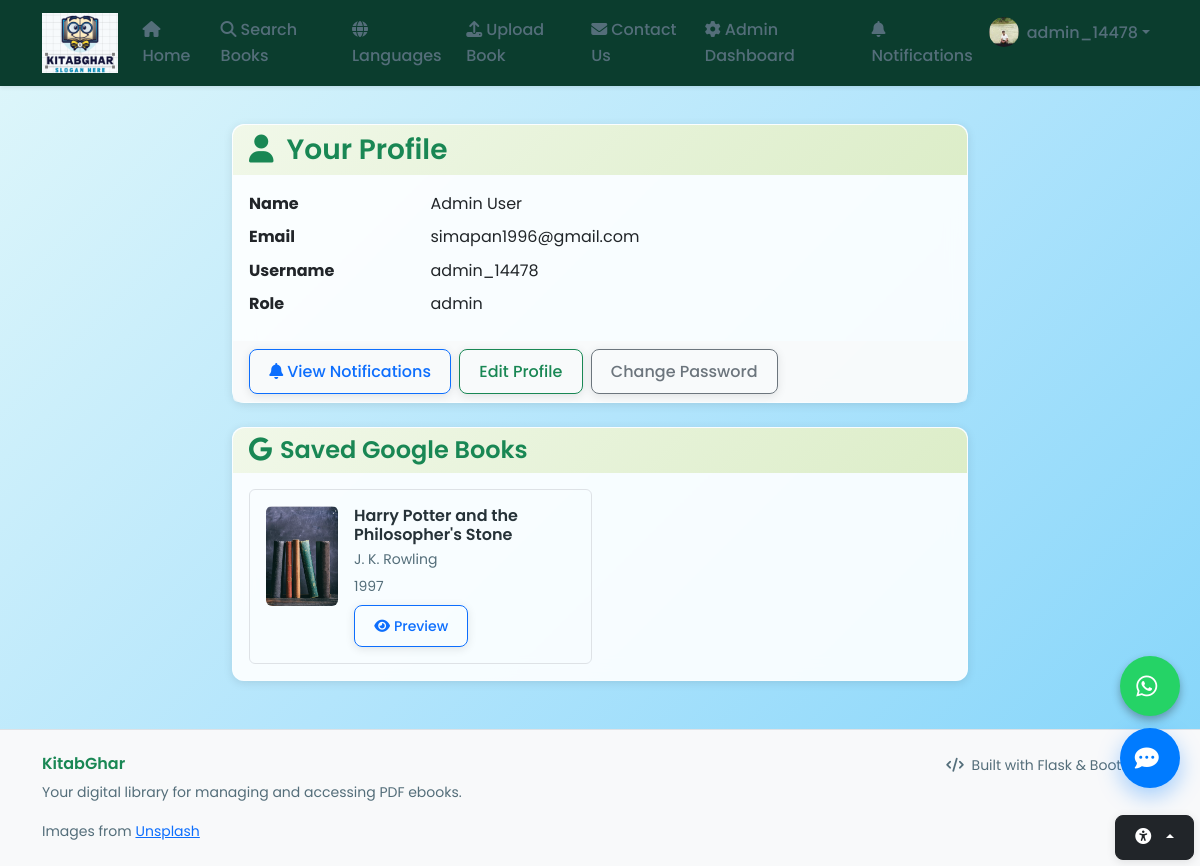
/auth/profile (signed in), run on the app's committed database.
### models.py (models this page shows, shortened)
class User(UserMixin, db.Model):
    id = db.Column(db.Integer, primary_key=True)
    username = db.Column(db.String(80), unique=True, nullable=False, index=True)
    email = db.Column(db.String(120), unique=True, nullable=False, index=True)
    password_hash = db.Column(db.String(256), nullable=False)
    role = db.Column(db.String(20), nullable=False, default='user')  # admin, user
    first_name = db.Column(db.String(50), nullable=True)
    last_name = db.Column(db.String(50), nullable=True)
    profile_image = db.Column(db.String(255), nullable=True)  # New field for profile image filename
    created_date = db.Column(db.DateTime, default=datetime.utcnow)
    last_login = db.Column(db.DateTime, nullable=True)
    is_active = db.Column(db.Boolean, default=True)
    uploaded_books = db.relationship('Ebook', backref='uploader', lazy=True, foreign_keys='Ebook.uploaded_by')
    def get_full_name(self):
        if self.first_name and self.last_name:
            return f"{self.first_name} {self.last_name}"
        return self.username

class SavedBook(db.Model):
    id = db.Column(db.Integer, primary_key=True)
    user_id = db.Column(db.Integer, db.ForeignKey('user.id'), nullable=False, index=True)
    google_books_id = db.Column(db.String(255), nullable=False, index=True)  # Google Books API ID
    title = db.Column(db.String(500), nullable=False)
    author = db.Column(db.String(500), nullable=True)
    thumbnail_url = db.Column(db.String(1000), nullable=True)
    preview_link = db.Column(db.String(1000), nullable=True)
    published_year = db.Column(db.String(10), nullable=True)
    saved_at = db.Column(db.DateTime, default=datetime.utcnow, nullable=False)
    user = db.relationship('User', backref=db.backref('saved_books', lazy=True))
    __table_args__ = (db.UniqueConstraint('user_id', 'google_books_id', name='uq_user_google_book'),)

### auth.py (the view)
@auth.route('/profile')
@login_required
def profile():
    return render_template('auth/profile.html')

### app.py (called while the page is built)
@login_manager.user_loader
def load_user(user_id):
    from models import User
    return User.query.get(int(user_id))

### templates/auth/profile.html (shortened to what this page needs)
{% extends "base.html" %}
{% block content %}
<div class="row justify-content-center">
  <div class="col-lg-8">
    <div class="card">
      <div class="card-header">
        <h3 class="text-success mb-0"><i class="fas fa-user"></i> Your Profile</h3>
      </div>
      <div class="card-body">
        <dl class="row mb-0">
          <dt class="col-sm-3">Name</dt>
          <dd class="col-sm-9">{{ current_user.get_full_name() }}</dd>
          <dt class="col-sm-3">Email</dt>
          <dd class="col-sm-9">{{ current_user.email }}</dd>
          <dt class="col-sm-3">Username</dt>
          <dd class="col-sm-9">{{ current_user.username }}</dd>
          <dt class="col-sm-3">Role</dt>
          <dd class="col-sm-9">{{ current_user.role }}</dd>
        </dl>
      </div>
      <div class="card-footer d-flex gap-2">
        <a href="{{ url_for('notifications') }}" class="btn btn-outline-primary">
          <i class="fas fa-bell me-1"></i>View Notifications
          {% set unread_count = current_user.notifications|selectattr('is_read', 'equalto', False)|list|length %}
        </a>
        <a href="{{ url_for('auth.edit_profile') }}" class="btn btn-outline-success">Edit Profile</a>
        <a href="{{ url_for('auth.change_password') }}" class="btn btn-outline-secondary">Change Password</a>
      </div>
    </div>
    <div class="card mt-4">
      <div class="card-header">
        <h4 class="text-success mb-0"><i class="fab fa-google me-2"></i>Saved Google Books</h4>
      </div>
      <div class="card-body">
        {% if current_user.saved_books %}
        <div class="row g-3">
          {% for book in current_user.saved_books %}
          <div class="col-md-6">
            <div class="d-flex gap-3 border rounded p-3 h-100">
              <img src="{{ book.thumbnail_url or url_for('static', filename='images/recent_add.jpg') }}"
                   alt="{{ book.title }}"
                   class="rounded"
                   style="width: 72px; height: 100px; object-fit: cover;"
                   onerror="this.onerror=null;this.src='{{ url_for('static', filename='images/recent_add.jpg') }}';">
              <div class="flex-grow-1">
                <h6 class="mb-1">{{ book.title }}</h6>
                {% if book.author %}
                <p class="text-muted small mb-1">{{ book.author }}</p>
                {% endif %}
                {% if book.published_year %}
                <p class="text-muted small mb-2">{{ book.published_year }}</p>
                {% endif %}
                {% if book.preview_link %}
                <a href="{{ book.preview_link }}" class="btn btn-outline-primary btn-sm" target="_blank" rel="noopener noreferrer">
                  <i class="fas fa-eye me-1"></i>Preview
                </a>
                {% endif %}
              </div>
            </div>
          </div>
          {% endfor %}
        </div>
        {% else %}
        <p class="text-muted mb-0">No Google Books saved yet.</p>
        {% endif %}
      </div>
    </div>
  </div>
</div>
{% endblock %}

### templates/base.html (shortened to what this page needs)
<!DOCTYPE html>
<html lang="en" data-bs-theme="light">
<head>
    <link href="https://cdn.jsdelivr.net/npm/bootstrap@5.3.2/dist/css/bootstrap.min.css" rel="stylesheet">
    <link rel="stylesheet" href="https://cdnjs.cloudflare.com/ajax/libs/font-awesome/6.4.0/css/all.min.css">
    <link rel="stylesheet" href="{{ url_for('static', filename='css/custom.css') }}">
    <link rel="stylesheet" href="{{ url_for('static', filename='css/style.css') }}">
</head>
<body>
    <nav class="navbar navbar-expand-lg navbar-dark shadow-sm border-bottom sticky-top" role="navigation" aria-label="Main Navigation">
        <div class="container">
    <a class="navbar-brand" href="{{ url_for('home') }}">
        <img src="{{ url_for('static', filename='images/logo.png') }}" alt="KitabGhar Logo" style="height: 60px; object-fit: contain;">
    </a>
            <div class="collapse navbar-collapse justify-content-between" id="navbarNav">
                <ul class="navbar-nav">
                    <li class="nav-item">
                        <a class="nav-link {% if request.endpoint == 'home' %}active{% endif %}" href="{{ url_for('home') }}">
                            <i class="fas fa-home me-1"></i>Home
                        </a>
                    </li>
                    <li class="nav-item">
                        <a class="nav-link {% if request.endpoint == 'browse' %}active{% endif %}" href="{{ url_for('browse') }}">
                            <i class="fas fa-search me-1"></i>Search Books
                        </a>
                    </li>
                    <li class="nav-item">
                        <a class="nav-link {% if request.endpoint == 'languages' %}active{% endif %}" href="{{ url_for('languages') }}">
                            <i class="fas fa-globe me-1"></i>Languages
                        </a>
                    </li>
                    <li class="nav-item">
                        <a class="nav-link {% if request.endpoint == 'upload' %}active{% endif %}" href="{{ url_for('upload') }}">
                            <i class="fas fa-upload me-1"></i>Upload Book
                        </a>
                    </li>
                    <li class="nav-item">
                        <a class="nav-link {% if request.endpoint == 'contact' %}active{% endif %}" href="{{ url_for('contact') }}">
                            <i class="fas fa-envelope me-1"></i>Contact Us
                        </a>
                    </li>
                    {% if session.get("role") == 'admin' %}
                    <li class="nav-item">
                        <a class="nav-link {% if request.endpoint == 'admin_dashboard' %}active{% endif %}" href="{{ url_for('admin_dashboard') }}">
                            <i class="fas fa-cog me-1"></i>Admin Dashboard
                        </a>
                    </li>
                    {% endif %}
                </ul>
                <ul class="navbar-nav ms-7">
                    {% if current_user.is_authenticated %}
                    <li class="nav-item">
                        <a class="nav-link" href="{{ url_for('notifications') }}">
                            <i class="fas fa-bell me-1"></i>Notifications
                            {% set unread_count = current_user.notifications|selectattr('is_read', 'equalto', False)|list|length %}
                        </a>
                    </li>
                    <li class="nav-item dropdown">
                        <a class="nav-link dropdown-toggle d-flex align-items-center" href="#" id="userDropdown" role="button" data-bs-toggle="dropdown" aria-expanded="false">
                            {% if current_user.profile_image %}
                            <img src="{{ url_for('static', filename='uploads/' + current_user.profile_image) }}" alt="Profile" class="rounded-circle me-2" style="width: 30px; height: 30px;" onerror="this.onerror=null;this.src='{{ url_for('static', filename='images/profile_placeholder.png') }}';">
                            {% endif %}
                            {{ current_user.username }}
                        </a>
                    </li>
                    {% endif %}
                </ul>
            </div>
        </div>
    </nav>
    <div class="accessibility-toolbar">
        <div class="btn-group dropup">
            <button class="btn btn-dark dropdown-toggle" data-bs-toggle="dropdown" aria-expanded="false" aria-label="Accessibility settings">
                <i class="fas fa-universal-access"></i>
            </button>
        </div>
    </div>
    <main class="container my-4">
        {% block content %}{% endblock %}
    </main>
    <footer class="bg-light border-top mt-5 py-4">
        <div class="container">
            <div class="row">
                <div class="col-md-6">
                    <h6 class="text-success">KitabGhar</h6>
                    <p class="text-muted small">Your digital library for managing and accessing PDF ebooks.</p>
                    <p class="text-muted small mb-0">Images from <a href="https://unsplash.com" target="_blank" rel="noopener">Unsplash</a></p>
                </div>
                <div class="col-md-6 text-md-end">
                    <p class="text-muted small mb-0">
                        <i class="fas fa-code me-1"></i>
                        Built with Flask & Bootstrap
                    </p>
                </div>
            </div>
        </div>
    </footer>
    <button id="chat-toggle" type="button" aria-label="Open chat assistant" aria-expanded="false">
        <i class="fas fa-comment-dots" aria-hidden="true"></i>
    </button>
    <a href="https://wa.me/916294308707?text=Hello%20KitabGhar%2C%20I%20need%20help%20with%20the%20library."
       class="whatsapp-float"
       target="_blank"
       rel="noopener noreferrer"
       aria-label="Chat with us on WhatsApp"
       title="Chat with us on WhatsApp">
        <i class="fab fa-whatsapp"></i>
    </a>
</body>
</html>

### static/css/custom.css (style rules this page uses)
:root { --primary-gradient: linear-gradient(135deg, #e0f7fa 0%, #b3e5fc 50%, #81d4fa 100%); --secondary-gradient: linear-gradient(135deg, #f1f8e9 0%, #dcedc8 100%); --success-color: #388e3c; --success-light: #4caf50; --success-dark: #2e7d32; --text-primary: #263238; --text-secondary: #546e7a; --shadow-light: 0 2px 10px rgba(0,0,0,0.1); --shadow-medium: 0 4px 20px rgba(0,0,0,0.15); --border-radius: 12px; }
body { font-family: 'Poppins', -apple-system, BlinkMacSystemFont, 'Segoe UI', sans-serif; background: var(--primary-gradient); min-height: 100vh; color: var(--text-primary); line-height: 1.6; padding-top: 100px; }
h1, h2, h3, h4, h5, h6 { font-weight: 600; color: var(--text-primary); }
.navbar { background: #0b3d2e !important; border: none !important; box-shadow: var(--shadow-light); position: fixed; top: 0; left: 0; right: 0; width: 100%; z-index: 1030; }
.navbar-brand { font-weight: 700; font-size: 1.5rem; color: var(--success-color) !important; }
.nav-link { font-weight: 500; color: var(--text-secondary) !important; transition: all 0.3s ease; }
.card { background: rgba(255, 255, 255, 0.9); border: 1px solid rgba(255, 255, 255, 0.3); border-radius: var(--border-radius); box-shadow: var(--shadow-light); backdrop-filter: blur(10px); transition: all 0.3s ease; }
.card-header { background: var(--secondary-gradient) !important; border: none !important; border-radius: var(--border-radius) var(--border-radius) 0 0 !important; font-weight: 600; }
.card-footer { background: rgba(248, 249, 250, 0.8) !important; border: none !important; border-radius: 0 0 var(--border-radius) var(--border-radius); }
.btn { border-radius: 8px; font-weight: 500; padding: 0.6rem 1.2rem; transition: all 0.3s ease; box-shadow: var(--shadow-light); }
footer { background: rgba(255, 255, 255, 0.9) !important; backdrop-filter: blur(10px); border-top: 1px solid rgba(0, 0, 0, 0.1) !important; }
.fas, .far, .fab { margin-right: 0.4rem; }
.text-muted { color: var(--text-secondary) !important; }
.container { position: relative; z-index: 1; }
.card, .hero-section { animation: fadeInUp 0.6s ease-out; }
.whatsapp-float { position: fixed; bottom: 150px; right: 20px; width: 60px; height: 60px; background-color: #25D366; border-radius: 50%; display: flex; align-items: center; justify-content: center; color: white; font-size: 24px; text-decoration: none; z-index: 1060; transition: all 0.3s ease; box-shadow: 0 4px 8px rgba(0,0,0,0.3); }

### static/css/style.css (style rules this page uses)
#chat-toggle { position: fixed; bottom: 78px; right: 20px; width: 60px; height: 60px; background-color: #007bff; border-radius: 50%; border: none; color: white; font-size: 24px; cursor: pointer; z-index: 1060; display: inline-flex; align-items: center; justify-content: center; box-shadow: 0 8px 22px rgba(0, 123, 255, 0.35); }

### templates/base.html (style rules this page uses)
.accessibility-toolbar { position: fixed; right: 6px; bottom: 6px; z-index: 1050; }

### data on the page
User: profile_image (picture), username "admin_14478", get_full_name "Admin User", email "simapan1996@gmail.com", role "admin"
SavedBook: title "Harry Potter and the Philosopher's Stone", author "J. K. Rowling", published_year "1997"
